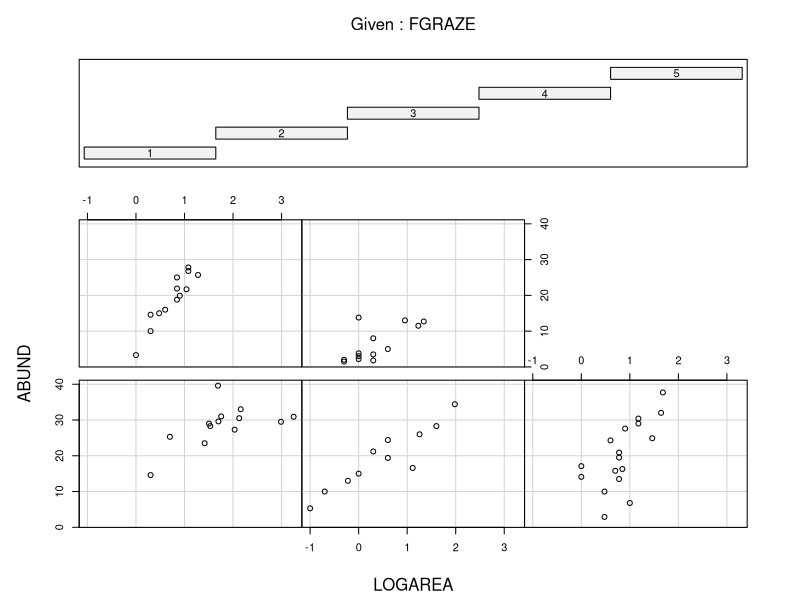
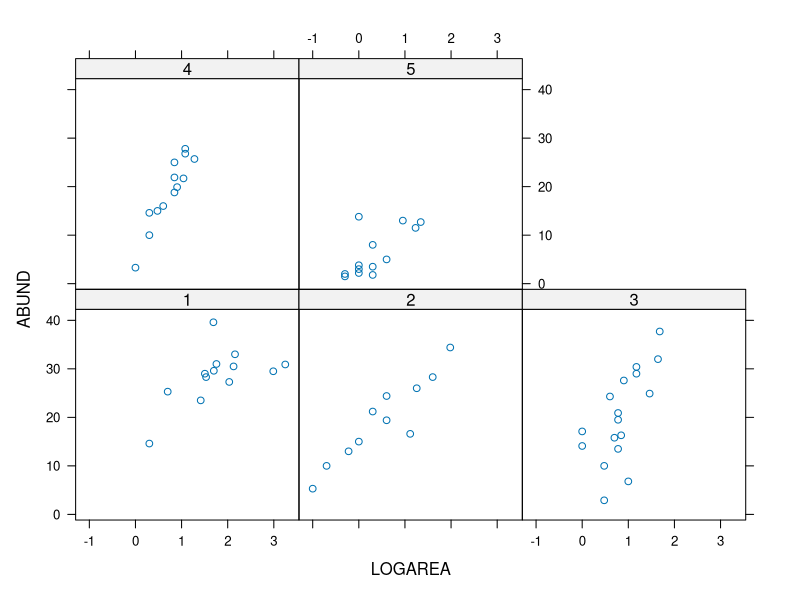
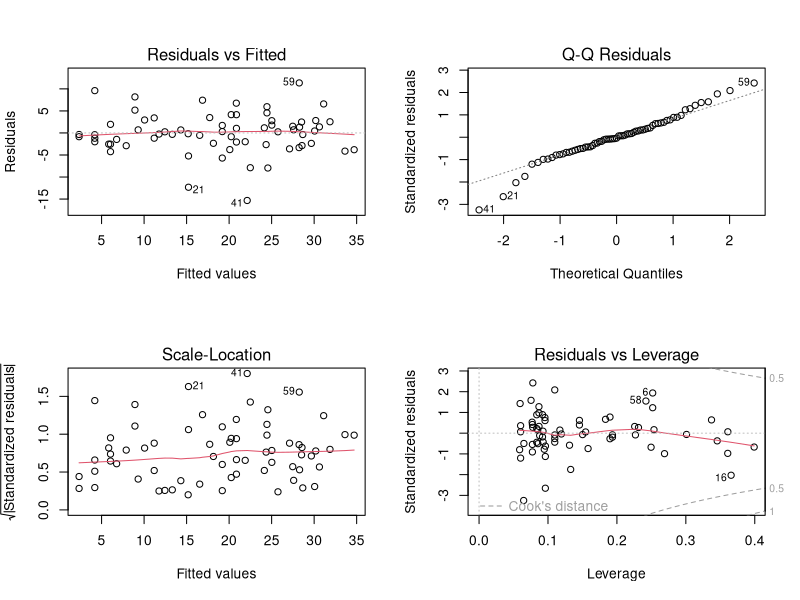
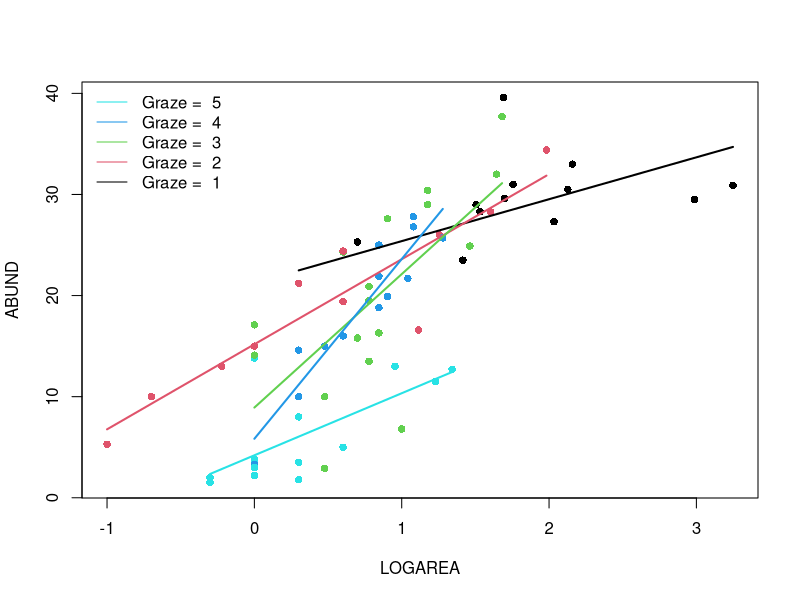
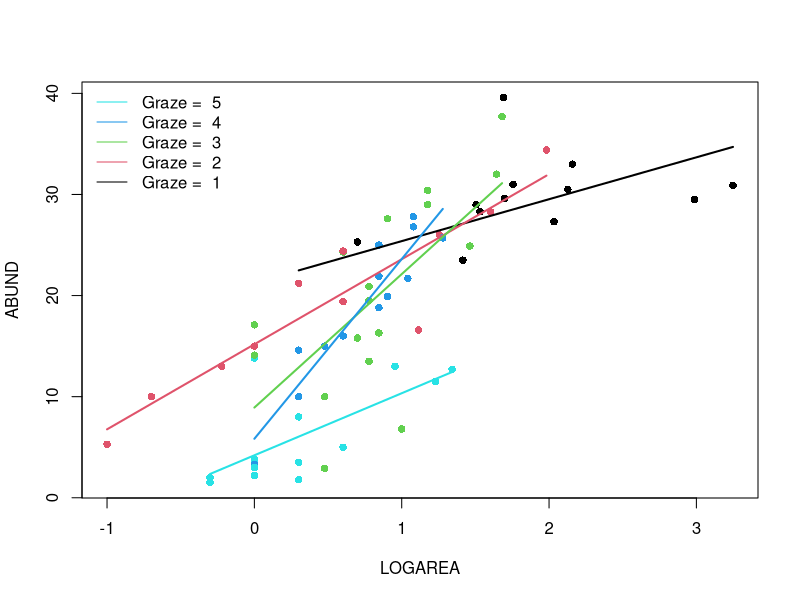
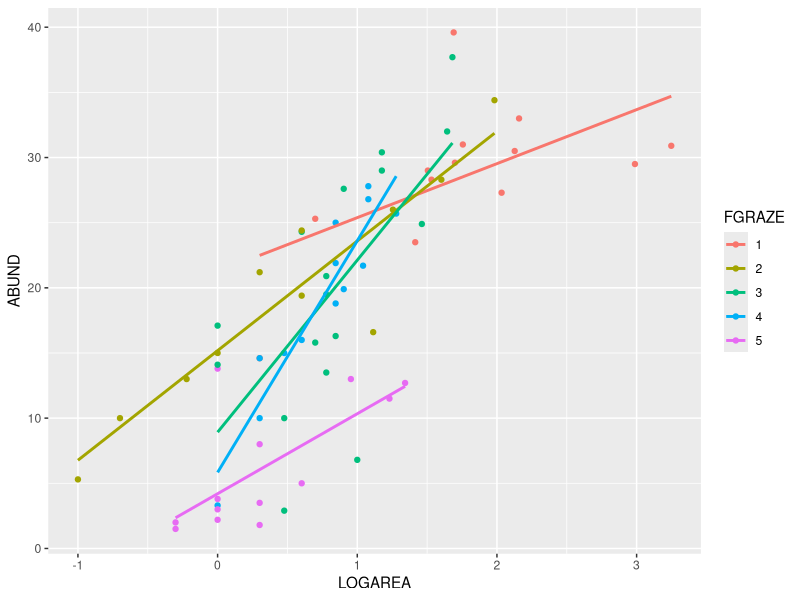

Generate these figures, in order, with R:
## ---- chunk 1
knitr::opts_chunk$set(echo=TRUE, message = FALSE, warning = FALSE, eval = FALSE, cache = FALSE)

SOLUTIONS <- FALSE
## ---- chunk 2
loyn <- read.table("./data/loyn.txt", header = TRUE)
str(loyn)
## ---- chunk 3
loyn$LOGAREA <- log10(loyn$AREA)
# create factor GRAZE as it was originally coded as an integer
loyn$FGRAZE <- factor(loyn$GRAZE)
## ---- chunk 4
coplot(ABUND ~ LOGAREA | FGRAZE, data = loyn)

# or
library(lattice)
xyplot(ABUND ~ LOGAREA | FGRAZE, data = loyn)

# There is a lot of variation in there, but:
# - Within a grazing level, abundance seems to increase with the log-patch area
#   in a more or less linear fashion
# - Overall, the mean abundance seems to decrease as grazing levels increase.
#   This is most noticeable in the highest grazing level.
# - Some of the slopes of the relationships (imagine a straight line) appear to be 
#   somewhat different for the different graze levels. The slopes for graze levels
#   1 and 2 are similar, but different for graze levels 3, 4, and 5. We will 
#   need to test this with a model.
## ---- chunk 5
birds.inter.1 <- lm(ABUND ~ FGRAZE + LOGAREA + FGRAZE:LOGAREA, data = loyn)

# Or use the 'shortcut' - its is equivalent to the model above
# birds.inter.1 <- lm(ABUND ~ FGRAZE * LOGAREA, data = loyn)
## ---- chunk 6
# first split the plotting device into 2 rows and 2 columns
par(mfrow = c(2,2))

# now create the residuals plots
plot(birds.inter.1)

# To test the normality of residuals assumption we use the Normal Q-Q plot. 
# The central residuals are not too far from the Q-Q line but the extremes
# are too extreme (the tails of the distribution are too long). Some
# observations, both high and low, are poorly explained by the model.

# The plot of the residuals against the fitted values suggests these
# extreme residuals happen for intermediate fitted values.

# Looking at the homogeneity of variance assumption (Residuals vs
# Fitted and Scale-Location plot),
# the graphs are mostly messy, with no clear pattern emerging.

# The observations with the highest leverage don't appear to be overly
# influential, according to the Cook's distances in the Residuals vs
# Leverage plot (all < 0.5).  
## ---- chunk 7
anova(birds.inter.1)

# The null hypothesis is that there is no significant interaction between 
# FGRAZE and LOGAREA. 
# As the P value is smaller than our cutoff of 0.05 (p = 0.005) we reject the 
# null hypothesis and conclude that there is a significant interaction. 

# This means that there is a significant relationship between bird abundance 
# and log area, and that this relationship is different for different levels of 
# graze (at least one of them is different). Put another way, the slopes of the 
# relationship between abundance and log area for each level of graze are different.

# As there is a significant interaction, it's difficult to interpret the main
# effects of FGRAZE and LOGAREA as by definition the effect of one variable is 
# dependent on the value of the other variable.
## ---- chunk 8
summary(birds.inter.1)

# (Intercept)
# Here the Intercept (baseline) is the predicted ABUND when LOGAREA = 0,
# for FGRAZE level 1.
# the null hypothesis for the intercept is that the intercept = 0
# As the P value < 0.05 (7.09e-08) we reject this null hypothesis.

# LOGAREA 
# Represents the slope of the relationship between ABUND and LOGAREA, 
# specific to FGRAZE = 1.
# The null hypothesis is that the slope of the relationship
# between LOGAREA and ABUND = 0, for level FGRAZE = 1 only. 
# So, for graze 1 the slope is 4.14. This means, that for a 1 unit increase in LOGAREA
# we get a corresponding increase of 4.4 birds on average.
# As the P value (0.022) is < 0.05 we conclude that the slope is
# significantly different than 0.

# FGRAZE2
# Is the estimated difference (contrasts) between the *intercept* of FGRAZE level
# 2 and the reference level intercept, FGRAZE = 1.
# The null hypothesis associated with this estimate is that the difference
# in the intercepts between graze level 1 and graze level 2 = 0.
# As the P value (0.118) is > 0.05 we fail to reject this null hypothesis and
# conclude that the intercepts for graze level 1 and graze level 2 are the same.

# FGRAZE3, FGRAZE4, FGRAZE5
# The parameter estimates have the same interpretation as for FGRAZE2 (above). 
# They are all estimates of the difference between FGRAZE at the appropriate level 
# and FGRAZE 1 (Intercept).

# FGRAZE2:LOGAREA
# This represents the difference in the slope of the relationship between ABUND 
# and LOGAREA between graze level 2 and graze level 1.
# The null hypothesis is that the difference in slopes between graze level 1 
# and 2 = 0 (i.e. no difference).
# As the P value (0.082) > 0.05 we conclude that the slopes are not different 
# (i.e. they are the same).

# FGRAZE3:LOGAREA
# This represents the difference in the slope of the relationship between ABUND 
# and LOGAREA between graze level 3 and graze level 1.
# The null hypothesis is that the difference in slopes between graze level 1 
# and 3 = 0 (i.e. no difference).
# As the P value (0.004) < 0.05 we conclude that the slopes are different (and
# therefore the relationship is different).

# FGRAZE4:LOGAREA, # FGRAZE5:LOGAREA
# These parameter estimates and null hypotheses are interpreted in the same way 
# as for FGRAZE4:LOGAREA and FGRAZE5:LOGAREA


# The Multiple R-square value is 0.79, so 79% of the variation in the data is 
# explained by the model. This is quite a bit more than the models with only
# LOGAREA and FGRAZE as single explanatory variables.
## ---- chunk 9
par(mfrow= c(1, 1))
plot(ABUND ~ LOGAREA, data = loyn, col = GRAZE, pch = 16)
# Note: # colour 1 means black in R
# colour 2 means red in R
# colour 3 means green in R
# colour 4 means blue in R
# colour 5 means cyan in R

# FGRAZE1
# create a sequence of increasing Biomass within the observed range
LOGAREA.seq <- seq(from = min(loyn$LOGAREA[loyn$FGRAZE == 1]),
					to = max(loyn$LOGAREA[loyn$FGRAZE == 1]),
					length = 20)
# create data frame for prediction
dat4pred <- data.frame(FGRAZE = "1", LOGAREA = LOGAREA.seq)
# predict for new data
dat4pred$predicted <- predict(birds.inter.1, newdata = dat4pred)
# add the predictions to the plot of the data
lines(predicted ~ LOGAREA, data = dat4pred, col = 1, lwd = 2)

# FGRAZE2
LOGAREA.seq <- seq(from = min(loyn$LOGAREA[loyn$FGRAZE == 2]),
					to = max(loyn$LOGAREA[loyn$FGRAZE == 2]),
					length = 20)
dat4pred <- data.frame(FGRAZE = "2", LOGAREA = LOGAREA.seq)
dat4pred$predicted <- predict(birds.inter.1, newdata = dat4pred)
lines(predicted ~ LOGAREA, data = dat4pred, col = 2, lwd = 2)

# FGRAZE3
LOGAREA.seq <- seq(from = min(loyn$LOGAREA[loyn$FGRAZE == 3]),
					to = max(loyn$LOGAREA[loyn$FGRAZE == 3]),
					length = 20)
dat4pred <- data.frame(FGRAZE = "3", LOGAREA = LOGAREA.seq)
dat4pred$predicted <- predict(birds.inter.1, newdata = dat4pred)
lines(predicted ~ LOGAREA, data = dat4pred, col = 3, lwd = 2)

# FGRAZE4
LOGAREA.seq <- seq(from = min(loyn$LOGAREA[loyn$FGRAZE == 4]),
					to = max(loyn$LOGAREA[loyn$FGRAZE == 4]),
					length = 20)
dat4pred <- data.frame(FGRAZE = "4", LOGAREA = LOGAREA.seq)
dat4pred$predicted <- predict(birds.inter.1, newdata = dat4pred)
lines(predicted ~ LOGAREA, data = dat4pred, col = 4, lwd = 2)

# FGRAZE5
LOGAREA.seq <- seq(from = min(loyn$LOGAREA[loyn$FGRAZE == 5]),
					to = max(loyn$LOGAREA[loyn$FGRAZE == 5]),
					length = 20)
dat4pred <- data.frame(FGRAZE = "5", LOGAREA = LOGAREA.seq)
dat4pred$predicted <- predict(birds.inter.1, newdata = dat4pred)
lines(predicted ~ LOGAREA, data = dat4pred, col = 5, lwd = 2)

legend("topleft", 
 legend = paste("Graze = ", 5:1), 
 col = c(5:1), bty = "n",
 lty = c(1, 1, 1), 
 lwd = c(1, 1, 1))
## ---- chunk 10
# Okay, that was a long-winded way of doing this.
# If, like me, you prefer more compact code and less risks of errors,
# you can use a loop, to save repeating the sequence 5 times:
par(mfrow = c(1, 1))
plot(ABUND ~ LOGAREA, data = loyn, col = GRAZE, pch = 16)

for(g in levels(loyn$FGRAZE)){ # g will take the values "1", "2",..., "5" in turn
	LOGAREA.seq <- seq(from = min(loyn$LOGAREA[loyn$FGRAZE == g]),
										to = max(loyn$LOGAREA[loyn$FGRAZE == g]),
														length = 20)
	dat4pred <- data.frame(FGRAZE = g, LOGAREA = LOGAREA.seq)
	dat4pred$predicted <- predict(birds.inter.1, newdata = dat4pred)
	lines(predicted ~ LOGAREA, data = dat4pred, col = as.numeric(g), lwd = 2)
}
legend("topleft", 
 legend = paste("Graze = ", 5:1), 
 col = c(5:1), bty= "n",
 lty = c(1, 1, 1), 
 lwd = c(1, 1, 1))
## ---- chunk 11
library(ggplot2)

ggplot(loyn, aes(x = LOGAREA, y = ABUND, color = FGRAZE) ) +
     geom_point() +
     geom_smooth(method = "lm", se = FALSE)
